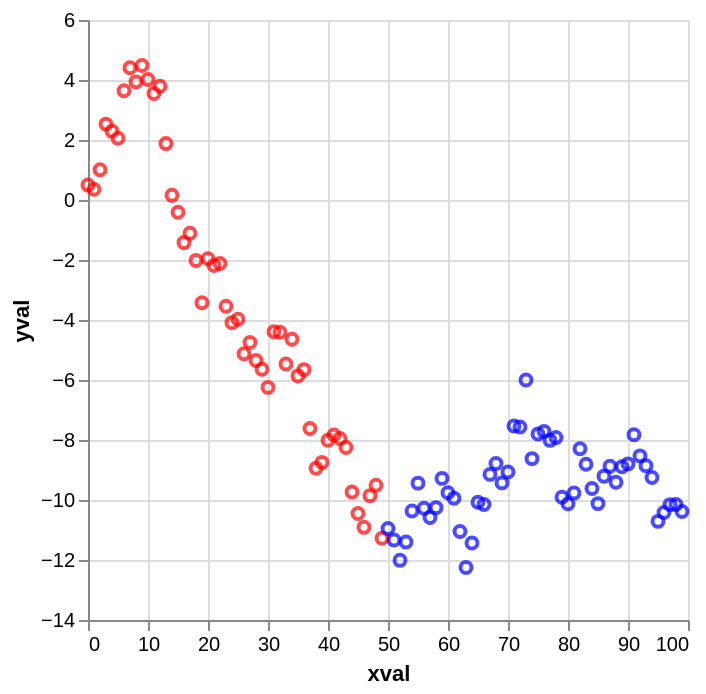

Describe this chart as a Vega-Lite specification.
### Vega-Lite specification from a JSON file in a GitHub repository (floating-point values rounded to 4 significant figures)
{"config": {"view": {"continuousWidth": 300, "continuousHeight": 300}}, "data": {"name": "data-e8ce8ad31251d212246d94e9f2a25ded"}, "mark": {"type": "point"}, "encoding": {"color": {"condition": {"test": "(datum.xval < param_72)", "value": "red"}, "value": "blue"}, "x": {"field": "xval", "type": "quantitative"}, "y": {"field": "yval", "type": "quantitative"}}, "params": [{"name": "param_72", "bind": {"input": "range", "max": 100, "min": 0, "step": 1}, "value": 50}], "$schema": "https://vega.github.io/schema/vega-lite/v5.17.0.json", "datasets": {"data-e8ce8ad31251d212246d94e9f2a25ded": [{"xval": 0, "yval": 0.4967}, {"xval": 1, "yval": 0.3584}, {"xval": 2, "yval": 1.006}, {"xval": 3, "yval": 2.529}, {"xval": 4, "yval": 2.295}, {"xval": 5, "yval": 2.061}, {"xval": 6, "yval": 3.64}, {"xval": 7, "yval": 4.408}, {"xval": 8, "yval": 3.938}, {"xval": 9, "yval": 4.481}, {"xval": 10, "yval": 4.017}, {"xval": 11, "yval": 3.551}, {"xval": 12, "yval": 3.793}, {"xval": 13, "yval": 1.88}, {"xval": 14, "yval": 0.1552}, {"xval": 15, "yval": -0.4071}, {"xval": 16, "yval": -1.42}, {"xval": 17, "yval": -1.106}, {"xval": 18, "yval": -2.014}, {"xval": 19, "yval": -3.426}, {"xval": 20, "yval": -1.96}, {"xval": 21, "yval": -2.186}, {"xval": 22, "yval": -2.119}, {"xval": 23, "yval": -3.543}, {"xval": 24, "yval": -4.088}, {"xval": 25, "yval": -3.977}, {"xval": 26, "yval": -5.128}, {"xval": 27, "yval": -4.752}, {"xval": 28, "yval": -5.353}, {"xval": 29, "yval": -5.644}, {"xval": 30, "yval": -6.246}, {"xval": 31, "yval": -4.394}, {"xval": 32, "yval": -4.407}, {"xval": 33, "yval": -5.465}, {"xval": 34, "yval": -4.642}, {"xval": 35, "yval": -5.863}, {"xval": 36, "yval": -5.654}, {"xval": 37, "yval": -7.614}, {"xval": 38, "yval": -8.942}, {"xval": 39, "yval": -8.745}, {"xval": 40, "yval": -8.007}, {"xval": 41, "yval": -7.836}, {"xval": 42, "yval": -7.951}, {"xval": 43, "yval": -8.252}, {"xval": 44, "yval": -9.731}, {"xval": 45, "yval": -10.45}, {"xval": 46, "yval": -10.91}, {"xval": 47, "yval": -9.854}, {"xval": 48, "yval": -9.511}, {"xval": 49, "yval": -11.27}, {"xval": 50, "yval": -10.95}, {"xval": 51, "yval": -11.33}, {"xval": 52, "yval": -12.01}, {"xval": 53, "yval": -11.4}, {"xval": 54, "yval": -10.37}, {"xval": 55, "yval": -9.438}, {"xval": 56, "yval": -10.28}, {"xval": 57, "yval": -10.59}, {"xval": 58, "yval": -10.25}, {"xval": 59, "yval": -9.279}, {"xval": 60, "yval": -9.758}, {"xval": 61, "yval": -9.944}, {"xval": 62, "yval": -11.05}, {"xval": 63, "yval": -12.25}, {"xval": 64, "yval": -11.43}, {"xval": 65, "yval": -10.08}, {"xval": 66, "yval": -10.15}, {"xval": 67, "yval": -9.146}, {"xval": 68, "yval": -8.785}, {"xval": 69, "yval": -9.43}, {"xval": 70, "yval": -9.068}, {"xval": 71, "yval": -7.53}, {"xval": 72, "yval": -7.566}, {"xval": 73, "yval": -6.002}, {"xval": 74, "yval": -8.621}, {"xval": 75, "yval": -7.799}, {"xval": 76, "yval": -7.712}, {"xval": 77, "yval": -8.011}, {"xval": 78, "yval": -7.92}, {"xval": 79, "yval": -9.907}, {"xval": 80, "yval": -10.13}, {"xval": 81, "yval": -9.77}, {"xval": 82, "yval": -8.292}, {"xval": 83, "yval": -8.81}, {"xval": 84, "yval": -9.619}, {"xval": 85, "yval": -10.12}, {"xval": 86, "yval": -9.205}, {"xval": 87, "yval": -8.876}, {"xval": 88, "yval": -9.406}, {"xval": 89, "yval": -8.893}, {"xval": 90, "yval": -8.796}, {"xval": 91, "yval": -7.827}, {"xval": 92, "yval": -8.529}, {"xval": 93, "yval": -8.857}, {"xval": 94, "yval": -9.249}, {"xval": 95, "yval": -10.71}, {"xval": 96, "yval": -10.42}, {"xval": 97, "yval": -10.16}, {"xval": 98, "yval": -10.15}, {"xval": 99, "yval": -10.38}]}}
